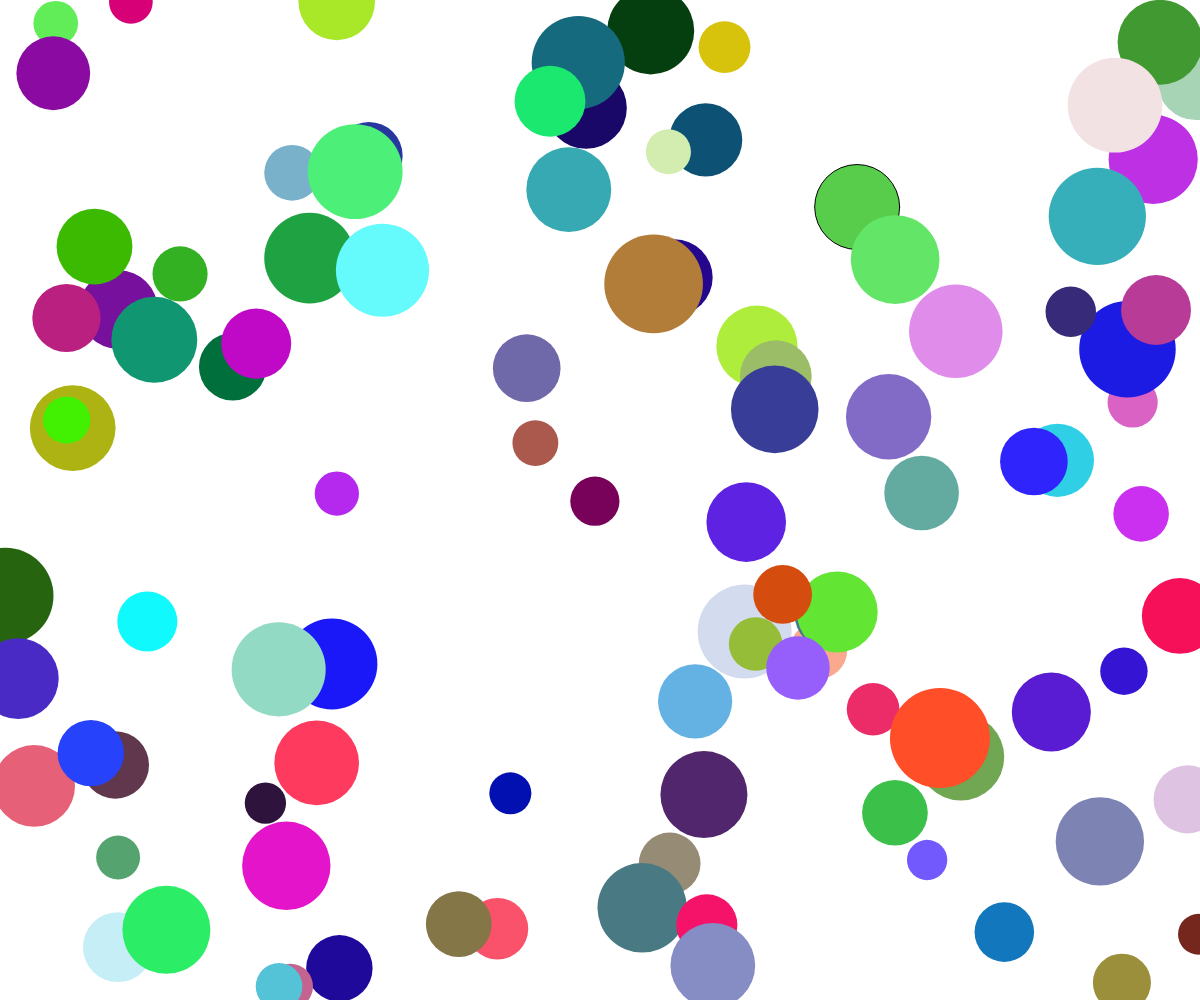
Frame 1 (no input)
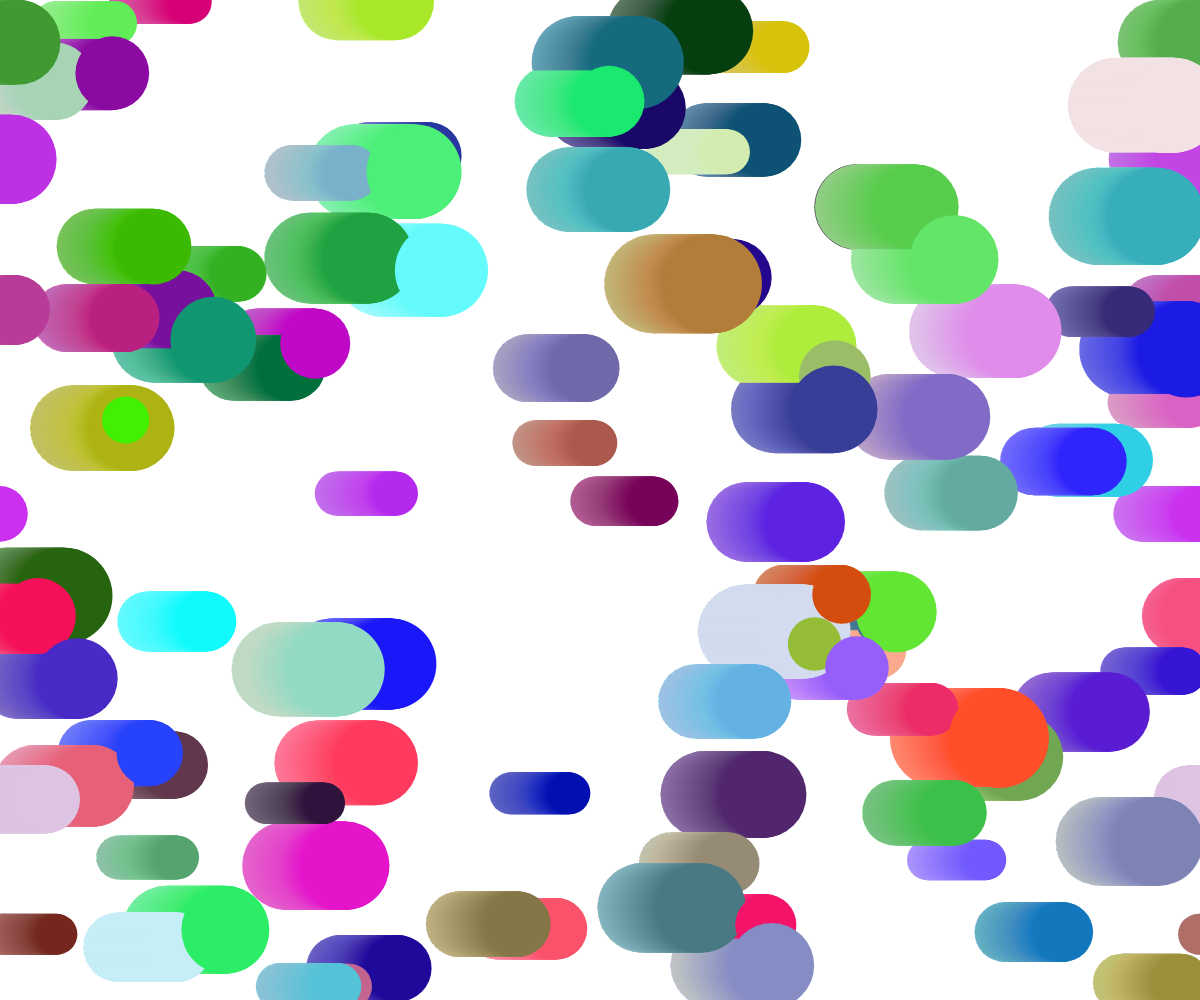
Frame 60 (no input)
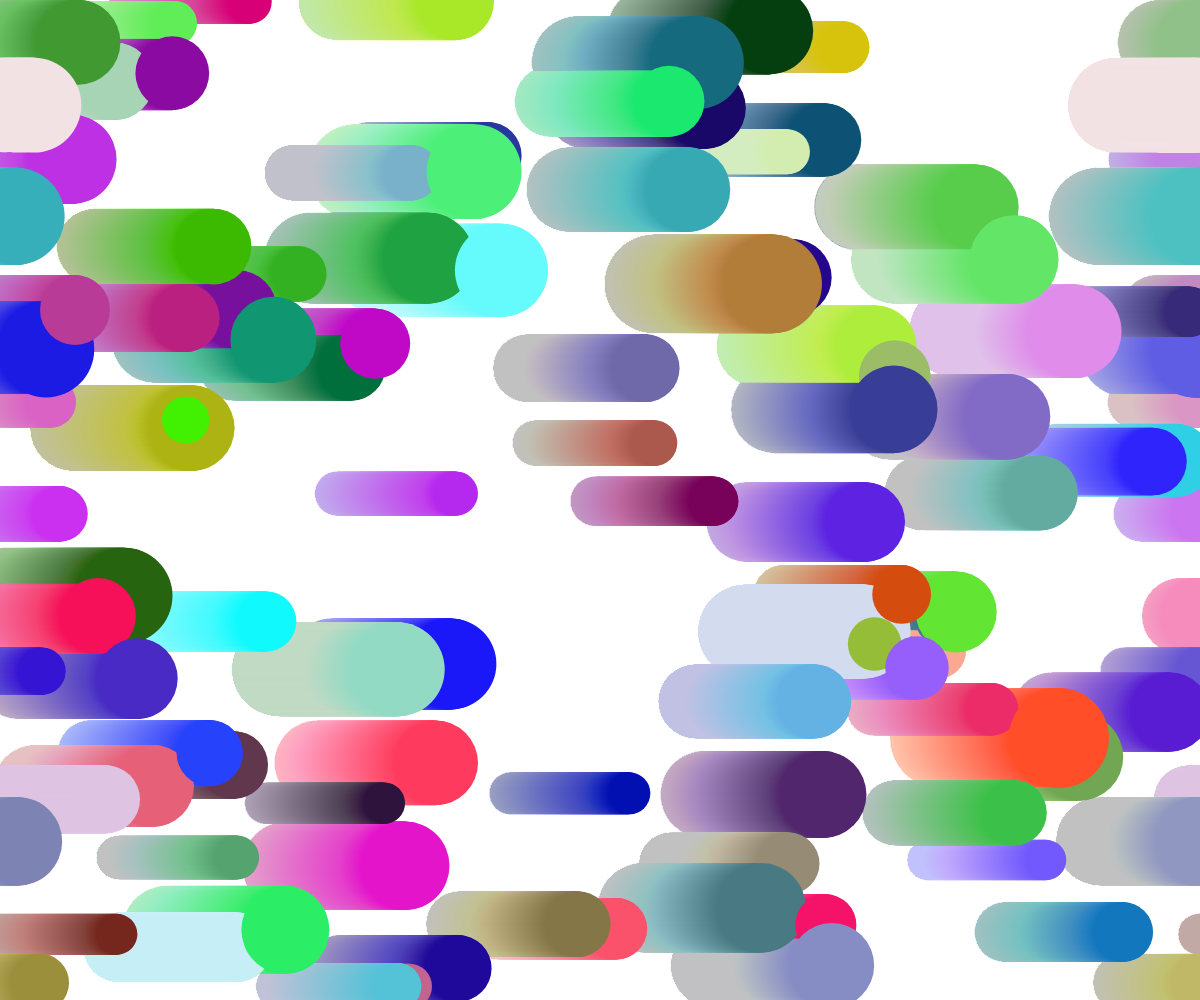
Frame 120 (the mouse pressed at the canvas centre since frame 60)

The p5.js sketch that drew these frames (run headless with seeded random() and noise() and a simulated clock; from frame 60 on, the mouse is pressed at the canvas centre):

// p5.js sketch
// ── sketch.js
class CircleElement {
  constructor(x, y, radius, color) {
    this.x = x;
    this.y = y;
    this.radius = radius;
    this.color = color;
  }

  display() {
    fill(this.color);
    ellipse(this.x, this.y, this.radius * 2);
    noStroke();
  }
}

function moveStraight(element, speed) {
  element.x += speed;
  if (element.x > windowWidth) {
    element.x = 0;
  }
}

let circles = []; // An array to store the instances of CircleElement

function setup() {
  createCanvas(windowWidth, windowHeight);

  // Create 100 instances of CircleElement and store them in the 'circles' array
  for (let i = 0; i < 100; i++) {
    let x = random(width); // Random x-coordinate
    let y = random(height); // Random y-coordinate
    let radius = random(20, 50); // Random radius
    let col = color(random(255), random(255), random(255)); // Random color
    circles.push(new CircleElement(x, y, radius, col));
  }
}

function draw() {
  background(250, 2);

  // Display and apply behaviors to all the CircleElements in the 'circles' array
  for (let i = 0; i < circles.length; i++) {
    circles[i].display();
    moveStraight(circles[i], 1);
    // You can apply other behaviors here as needed
  }
}
